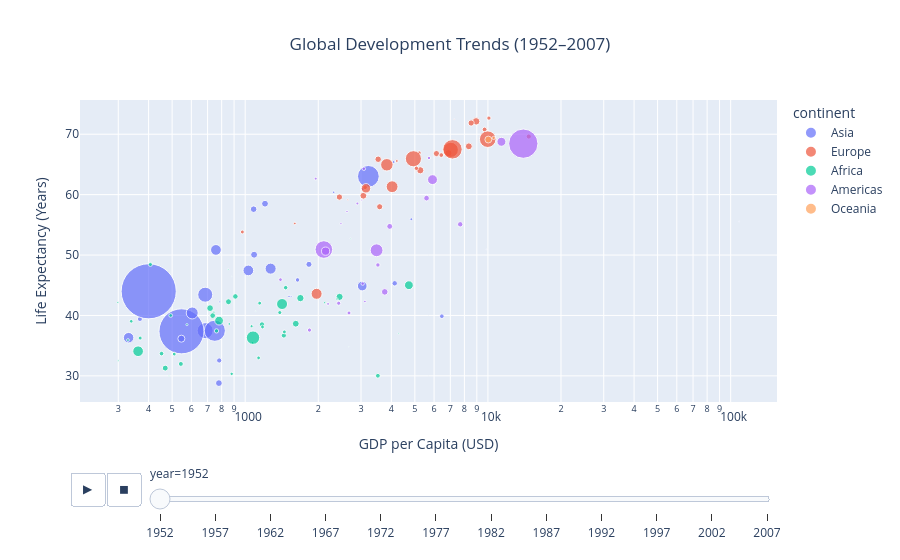

The notebook cell saved with this chart:
### Markdown cell above
### 5. Animated Scatter Plot with Play/Pause Controls
    1. Plot GDP per capita (gdpPercap) vs life expectancy (lifeExp) across all years.
    2. Use population (pop) to size the points.
    3. Color points by continent.
    4. Add play/pause controls to animate the visualization automatically across years.
    5. Title: "Global Development Trends (1952–2007)".
    6. Label the x-axis as "GDP per Capita (USD)" and the y-axis as "Life Expectancy (Years)".
    7. Ensure hover tooltips display country names.

### Code cell
fig = px.scatter(
    data,
    x="gdpPercap",
    y="lifeExp",
    size="pop",
    color="continent",
    hover_name="country",
    animation_frame="year",
    animation_group="country",
    size_max=60,
    log_x=True,
    title="Global Development Trends (1952–2007)",
    labels={
        "gdpPercap": "GDP per Capita (USD)",
        "lifeExp": "Life Expectancy (Years)"
    }
)

fig.update_layout(title_x=0.5)

fig.show()

### Figure 1 — Plotly figure (JSON) as saved in the notebook; plotly's stock layout.template omitted (floating-point values rounded to 4 significant figures)
{"data": [{"hovertemplate": "<b>%{hovertext}</b><br><br>continent=Asia<br>year=1952<br>GDP per Capita (USD)=%{x}<br>Life Expectancy (Years)=%{y}<br>pop=%{marker.size}<extra></extra>", "hovertext": ["Afghanistan", "Bahrain", "Bangladesh", "Cambodia", "China", "Hong Kong, China", "India", "Indonesia", "Iran", "Iraq", "Israel", "Japan", "Jordan", "Korea, Dem. Rep.", "Korea, Rep.", "Kuwait", "Lebanon", "Malaysia", "Mongolia", "Myanmar", "Nepal", "Oman", "Pakistan", "Philippines", "Saudi Arabia", "Singapore", "Sri Lanka", "Syria", "Taiwan", "Thailand", "Vietnam", "West Bank and Gaza", "Yemen, Rep."], "ids": ["Afghanistan", "Bahrain", "Bangladesh", "Cambodia", "China", "Hong Kong, China", "India", "Indonesia", "Iran", "Iraq", "Israel", "Japan", "Jordan", "Korea, Dem. Rep.", "Korea, Rep.", "Kuwait", "Lebanon", "Malaysia", "Mongolia", "Myanmar", "Nepal", "Oman", "Pakistan", "Philippines", "Saudi Arabia", "Singapore", "Sri Lanka", "Syria", "Taiwan", "Thailand", "Vietnam", "West Bank and Gaza", "Yemen, Rep."], "legendgroup": "Asia", "marker": {"color": "#636efa", "size": [8425333, 120447, 46886859, 4693836, 556263527, 2125900, 372000000, 82052000, 17272000, 5441766, 1620914, 86459025, 607914, 8865488, 20947571, 160000, 1439529, 6748378, 800663, 20092996, 9182536, 507833, 41346560, 22438691, 4005677, 1127000, 7982342, 3661549, 8550362, 21289402, 26246839, 1030585, 4963829], "sizemode": "area", "sizeref": 366300.0, "symbol": "circle"}, "mode": "markers", "name": "Asia", "orientation": "v", "showlegend": true, "type": "scatter", "x": [779.4, 9867.0, 684.2, 368.5, 400.4, 3054.0, 546.6, 749.7, 3035.0, 4130.0, 4087.0, 3217.0, 1547.0, 1088.0, 1031.0, 108400.0, 4835.0, 1831.0, 786.6, 331.0, 545.9, 1828.0, 684.6, 1273.0, 6460.0, 2315.0, 1084.0, 1643.0, 1207.0, 757.8, 605.1, 1516.0, 781.7], "xaxis": "x", "y": [28.8, 50.94, 37.48, 39.42, 44.0, 60.96, 37.37, 37.47, 44.87, 45.32, 65.39, 63.03, 43.16, 50.06, 47.45, 55.56, 55.93, 48.46, 42.24, 36.32, 36.16, 37.58, 43.44, 47.75, 39.88, 60.4, 57.59, 45.88, 58.5, 50.85, 40.41, 43.16, 32.55], "yaxis": "y"}, {"hovertemplate": "<b>%{hovertext}</b><br><br>continent=Europe<br>year=1952<br>GDP per Capita (USD)=%{x}<br>Life Expectancy (Years)=%{y}<br>pop=%{marker.size}<extra></extra>", "hovertext": ["Albania", "Austria", "Belgium", "Bosnia and Herzegovina", "Bulgaria", "Croatia", "Czech Republic", "Denmark", "Finland", "France", "Germany", "Greece", "Hungary", "Iceland", "Ireland", "Italy", "Montenegro", "Netherlands", "Norway", "Poland", "Portugal", "Romania", "Serbia", "Slovak Republic", "Slovenia", "Spain", "Sweden", "Switzerland", "Turkey", "United Kingdom"], "ids": ["Albania", "Austria", "Belgium", "Bosnia and Herzegovina", "Bulgaria", "Croatia", "Czech Republic", "Denmark", "Finland", "France", "Germany", "Greece", "Hungary", "Iceland", "Ireland", "Italy", "Montenegro", "Netherlands", "Norway", "Poland", "Portugal", "Romania", "Serbia", "Slovak Republic", "Slovenia", "Spain", "Sweden", "Switzerland", "Turkey", "United Kingdom"], "legendgroup": "Europe", "marker": {"color": "#EF553B", "size": [1282697, 6927772, 8730405, 2791000, 7274900, 3882229, 9125183, 4334000, 4090500, 42459667, 69145952, 7733250, 9504000, 147962, 2952156, 47666000, 413834, 10381988, 3327728, 25730551, 8526050, 16630000, 6860147, 3558137, 1489518, 28549870, 7124673, 4815000, 22235677, 50430000], "sizemode": "area", "sizeref": 366300.0, "symbol": "circle"}, "mode": "markers", "name": "Europe", "orientation": "v", "showlegend": true, "type": "scatter", "x": [1601.0, 6137.0, 8343.0, 973.5, 2444.0, 3119.0, 6876.0, 9692.0, 6425.0, 7030.0, 7144.0, 3531.0, 5264.0, 7268.0, 5210.0, 4931.0, 2648.0, 8942.0, 10100.0, 4029.0, 3068.0, 3145.0, 3581.0, 5075.0, 4215.0, 3834.0, 8528.0, 14730.0, 1969.0, 9980.0], "xaxis": "x", "y": [55.23, 66.8, 68.0, 53.82, 59.6, 61.21, 66.87, 70.78, 66.55, 67.41, 67.5, 65.86, 64.03, 72.49, 66.91, 65.94, 59.16, 72.13, 72.67, 61.31, 59.82, 61.05, 58.0, 64.36, 65.57, 64.94, 71.86, 69.62, 43.59, 69.18], "yaxis": "y"}, {"hovertemplate": "<b>%{hovertext}</b><br><br>continent=Africa<br>year=1952<br>GDP per Capita (USD)=%{x}<br>Life Expectancy (Years)=%{y}<br>pop=%{marker.size}<extra></extra>", "hovertext": ["Algeria", "Angola", "Benin", "Botswana", "Burkina Faso", "Burundi", "Cameroon", "Central African Republic", "Chad", "Comoros", "Congo, Dem. Rep.", "Congo, Rep.", "Cote d'Ivoire", "Djibouti", "Egypt", "Equatorial Guinea", "Eritrea", "Ethiopia", "Gabon", "Gambia", "Ghana", "Guinea", "Guinea-Bissau", "Kenya", "Lesotho", "Liberia", "Libya", "Madagascar", "Malawi", "Mali", "Mauritania", "Mauritius", "Morocco", "Mozambique", "Namibia", "Niger", "Nigeria", "Reunion", "Rwanda", "Sao Tome and Principe", "Senegal", "Sierra Leone", "Somalia", "South Africa", "Sudan", "Swaziland", "Tanzania", "Togo", "Tunisia", "Uganda", "Zambia", "Zimbabwe"], "ids": ["Algeria", "Angola", "Benin", "Botswana", "Burkina Faso", "Burundi", "Cameroon", "Central African Republic", "Chad", "Comoros", "Congo, Dem. Rep.", "Congo, Rep.", "Cote d'Ivoire", "Djibouti", "Egypt", "Equatorial Guinea", "Eritrea", "Ethiopia", "Gabon", "Gambia", "Ghana", "Guinea", "Guinea-Bissau", "Kenya", "Lesotho", "Liberia", "Libya", "Madagascar", "Malawi", "Mali", "Mauritania", "Mauritius", "Morocco", "Mozambique", "Namibia", "Niger", "Nigeria", "Reunion", "Rwanda", "Sao Tome and Principe", "Senegal", "Sierra Leone", "Somalia", "South Africa", "Sudan", "Swaziland", "Tanzania", "Togo", "Tunisia", "Uganda", "Zambia", "Zimbabwe"], "legendgroup": "Africa", "marker": {"color": "#00cc96", "size": [9279525, 4232095, 1738315, 442308, 4469979, 2445618, 5009067, 1291695, 2682462, 153936, 14100005, 854885, 2977019, 63149, 22223309, 216964, 1438760, 20860941, 420702, 284320, 5581001, 2664249, 580653, 6464046, 748747, 863308, 1019729, 4762912, 2917802, 3838168, 1022556, 516556, 9939217, 6446316, 485831, 3379468, 33119096, 257700, 2534927, 60011, 2755589, 2143249, 2526994, 14264935, 8504667, 290243, 8322925, 1219113, 3647735, 5824797, 2672000, 3080907], "sizemode": "area", "sizeref": 366300.0, "symbol": "circle"}, "mode": "markers", "name": "Africa", "orientation": "v", "showlegend": true, "type": "scatter", "x": [2449.0, 3521.0, 1063.0, 851.2, 543.3, 339.3, 1173.0, 1071.0, 1179.0, 1103.0, 780.5, 2126.0, 1389.0, 2670.0, 1419.0, 375.6, 328.9, 362.1, 4293.0, 485.2, 911.3, 510.2, 299.9, 853.5, 298.8, 575.6, 2388.0, 1443.0, 369.2, 452.3, 743.1, 1968.0, 1688.0, 468.5, 2424.0, 761.9, 1077.0, 2719.0, 493.3, 879.6, 1450.0, 879.8, 1136.0, 4725.0, 1616.0, 1148.0, 716.7, 859.8, 1468.0, 734.8, 1147.0, 406.9], "xaxis": "x", "y": [43.08, 30.02, 38.22, 47.62, 31.98, 39.03, 38.52, 35.46, 38.09, 40.72, 39.14, 42.11, 40.48, 34.81, 41.89, 34.48, 35.93, 34.08, 37.0, 30.0, 43.15, 33.61, 32.5, 42.27, 42.14, 38.48, 42.72, 36.68, 36.26, 33.69, 40.54, 50.99, 42.87, 31.29, 41.73, 37.44, 36.32, 52.72, 40.0, 46.47, 37.28, 30.33, 32.98, 45.01, 38.63, 41.41, 41.22, 38.6, 44.6, 39.98, 42.04, 48.45], "yaxis": "y"}, {"hovertemplate": "<b>%{hovertext}</b><br><br>continent=Americas<br>year=1952<br>GDP per Capita (USD)=%{x}<br>Life Expectancy (Years)=%{y}<br>pop=%{marker.size}<extra></extra>", "hovertext": ["Argentina", "Bolivia", "Brazil", "Canada", "Chile", "Colombia", "Costa Rica", "Cuba", "Dominican Republic", "Ecuador", "El Salvador", "Guatemala", "Haiti", "Honduras", "Jamaica", "Mexico", "Nicaragua", "Panama", "Paraguay", "Peru", "Puerto Rico", "Trinidad and Tobago", "United States", "Uruguay", "Venezuela"], "ids": ["Argentina", "Bolivia", "Brazil", "Canada", "Chile", "Colombia", "Costa Rica", "Cuba", "Dominican Republic", "Ecuador", "El Salvador", "Guatemala", "Haiti", "Honduras", "Jamaica", "Mexico", "Nicaragua", "Panama", "Paraguay", "Peru", "Puerto Rico", "Trinidad and Tobago", "United States", "Uruguay", "Venezuela"], "legendgroup": "Americas", "marker": {"color": "#ab63fa", "size": [17876956, 2883315, 56602560, 14785584, 6377619, 12350771, 926317, 6007797, 2491346, 3548753, 2042865, 3146381, 3201488, 1517453, 1426095, 30144317, 1165790, 940080, 1555876, 8025700, 2227000, 662850, 157553000, 2252965, 5439568], "sizemode": "area", "sizeref": 366300.0, "symbol": "circle"}, "mode": "markers", "name": "Americas", "orientation": "v", "showlegend": true, "type": "scatter", "x": [5911.0, 2677.0, 2109.0, 11370.0, 3940.0, 2144.0, 2627.0, 5587.0, 1398.0, 3522.0, 3048.0, 2428.0, 1840.0, 2195.0, 2899.0, 3478.0, 3112.0, 2480.0, 1952.0, 3759.0, 3082.0, 3023.0, 13990.0, 5717.0, 7690.0], "xaxis": "x", "y": [62.48, 40.41, 50.92, 68.75, 54.74, 50.64, 57.21, 59.42, 45.93, 48.36, 45.26, 42.02, 37.58, 41.91, 58.53, 50.79, 42.31, 55.19, 62.65, 43.9, 64.28, 59.1, 68.44, 66.07, 55.09], "yaxis": "y"}, {"hovertemplate": "<b>%{hovertext}</b><br><br>continent=Oceania<br>year=1952<br>GDP per Capita (USD)=%{x}<br>Life Expectancy (Years)=%{y}<br>pop=%{marker.size}<extra></extra>", "hovertext": ["Australia", "New Zealand"], "ids": ["Australia", "New Zealand"], "legendgroup": "Oceania", "marker": {"color": "#FFA15A", "size": [8691212, 1994794], "sizemode": "area", "sizeref": 366300.0, "symbol": "circle"}, "mode": "markers", "name": "Oceania", "orientation": "v", "showlegend": true, "type": "scatter", "x": [10040.0, 10560.0], "xaxis": "x", "y": [69.12, 69.39], "yaxis": "y"}], "layout": {"legend": {"itemsizing": "constant", "title": {"text": "continent"}, "tracegroupgap": 0}, "sliders": [{"active": 0, "currentvalue": {"prefix": "year="}, "len": 0.9, "pad": {"b": 10, "t": 60}, "steps": [{"args": [["1952"], {"frame": {"duration": 0, "redraw": false}, "fromcurrent": true, "mode": "immediate", "transition": {"duration": 0, "easing": "linear"}}], "label": "1952", "method": "animate"}, {"args": [["1957"], {"frame": {"duration": 0, "redraw": false}, "fromcurrent": true, "mode": "immediate", "transition": {"duration": 0, "easing": "linear"}}], "label": "1957", "method": "animate"}, {"args": [["1962"], {"frame": {"duration": 0, "redraw": false}, "fromcurrent": true, "mode": "immediate", "transition": {"duration": 0, "easing": "linear"}}], "label": "1962", "method": "animate"}, {"args": [["1967"], {"frame": {"duration": 0, "redraw": false}, "fromcurrent": true, "mode": "immediate", "transition": {"duration": 0, "easing": "linear"}}], "label": "1967", "method": "animate"}, {"args": [["1972"], {"frame": {"duration": 0, "redraw": false}, "fromcurrent": true, "mode": "immediate", "transition": {"duration": 0, "easing": "linear"}}], "label": "1972", "method": "animate"}, {"args": [["1977"], {"frame": {"duration": 0, "redraw": false}, "fromcurrent": true, "mode": "immediate", "transition": {"duration": 0, "easing": "linear"}}], "label": "1977", "method": "animate"}, {"args": [["1982"], {"frame": {"duration": 0, "redraw": false}, "fromcurrent": true, "mode": "immediate", "transition": {"duration": 0, "easing": "linear"}}], "label": "1982", "method": "animate"}, {"args": [["1987"], {"frame": {"duration": 0, "redraw": false}, "fromcurrent": true, "mode": "immediate", "transition": {"duration": 0, "easing": "linear"}}], "label": "1987", "method": "animate"}, {"args": [["1992"], {"frame": {"duration": 0, "redraw": false}, "fromcurrent": true, "mode": "immediate", "transition": {"duration": 0, "easing": "linear"}}], "label": "1992", "method": "animate"}, {"args": [["1997"], {"frame": {"duration": 0, "redraw": false}, "fromcurrent": true, "mode": "immediate", "transition": {"duration": 0, "easing": "linear"}}], "label": "1997", "method": "animate"}, {"args": [["2002"], {"frame": {"duration": 0, "redraw": false}, "fromcurrent": true, "mode": "immediate", "transition": {"duration": 0, "easing": "linear"}}], "label": "2002", "method": "animate"}, {"args": [["2007"], {"frame": {"duration": 0, "redraw": false}, "fromcurrent": true, "mode": "immediate", "transition": {"duration": 0, "easing": "linear"}}], "label": "2007", "method": "animate"}], "x": 0.1, "xanchor": "left", "y": 0, "yanchor": "top"}], "title": {"text": "Global Development Trends (1952–2007)", "x": 0.5}, "updatemenus": [{"buttons": [{"args": [null, {"frame": {"duration": 500, "redraw": false}, "fromcurrent": true, "mode": "immediate", "transition": {"duration": 500, "easing": "linear"}}], "label": "&#9654;", "method": "animate"}, {"args": [[null], {"frame": {"duration": 0, "redraw": false}, "fromcurrent": true, "mode": "immediate", "transition": {"duration": 0, "easing": "linear"}}], "label": "&#9724;", "method": "animate"}], "direction": "left", "pad": {"r": 10, "t": 70}, "showactive": false, "type": "buttons", "x": 0.1, "xanchor": "right", "y": 0, "yanchor": "top"}], "xaxis": {"anchor": "y", "domain": [0, 1], "title": {"text": "GDP per Capita (USD)"}, "type": "log"}, "yaxis": {"anchor": "x", "domain": [0, 1], "title": {"text": "Life Expectancy (Years)"}}}}
